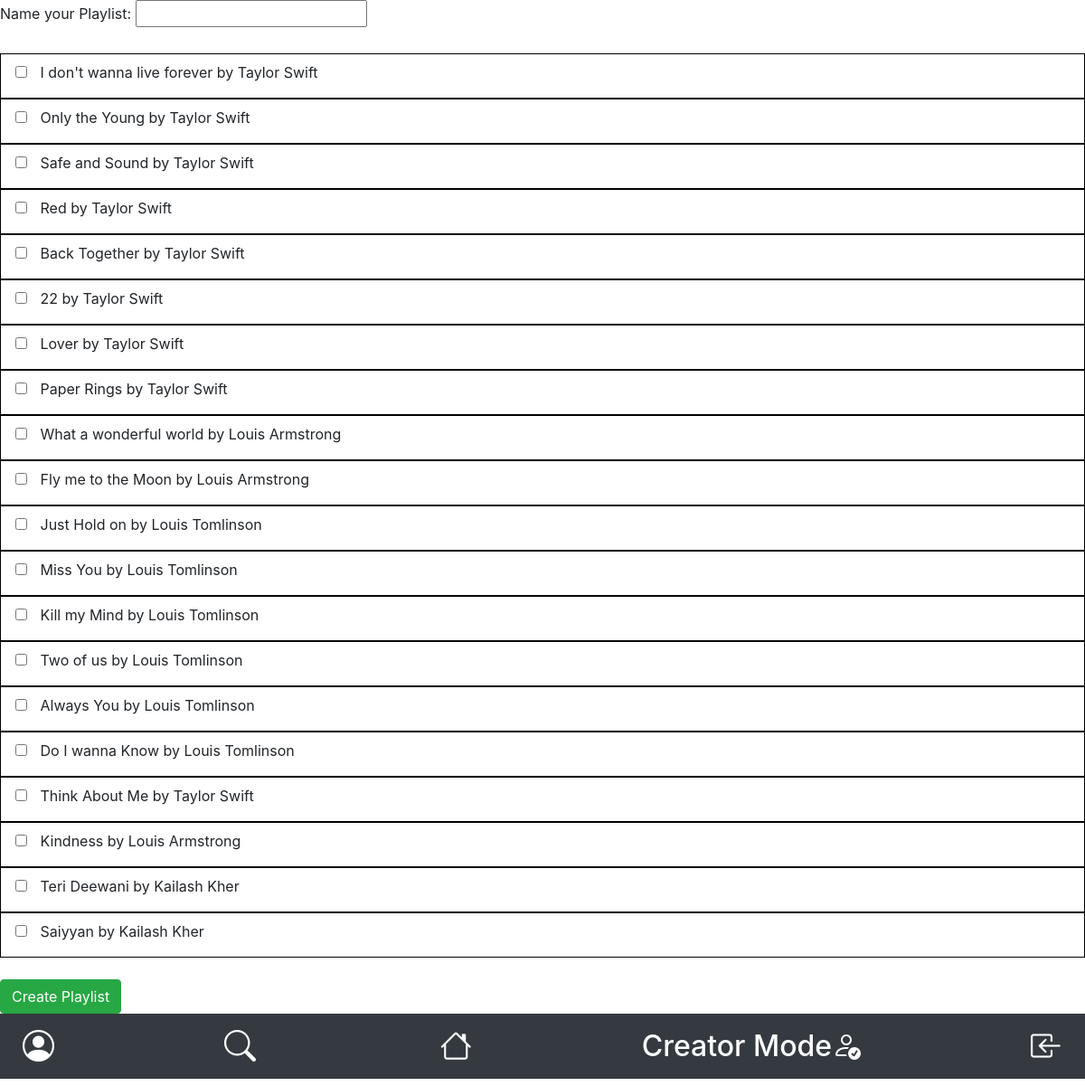
Page /create_playlist/1 (signed in) on the committed database.
### models.py (models this page shows)
class Songs(db.Model):
   song_id=db.Column(db.Integer(),primary_key=True)
   song_name=db.Column(db.String(),nullable=False)
   singer=db.Column(db.Integer(),db.ForeignKey('artist.artist_id'),nullable=False)
   album=db.Column(db.Integer(),db.ForeignKey('album.album_id'),nullable=True)
   lyrics=db.Column(db.Text(),nullable=False)
   genre=db.Column(db.String(),nullable=False)
   total_rating=db.Column(db.Integer(),default=0)
   song_path=db.Column(db.String(),nullable=False)
   timestamp=db.Column(db.DateTime, default=datetime.utcnow)
   poster=db.Column(db.String(),nullable=False)
   flag=db.Column(db.Boolean, default=False)
   plays=db.Column(db.Integer(), default=0)

class Artist(db.Model):
    artist_id=db.Column(db.Integer(),primary_key=True,autoincrement=True)
    artist_user_id=db.Column(db.Integer(),db.ForeignKey('user.user_id'),unique=True,nullable=False)
    artist_name=db.Column(db.String(),nullable=False)
    blacklisted=db.Column(db.Boolean(),default=False)
    songs=db.relationship('Songs',backref="song_by")
    albums=db.relationship('Album',backref="owner")

### app.py (the view, shortened to what this page needs)
@app.route('/create_playlist/<int:user_id>',methods=['GET','POST'])
@login_required
def create_playlist(user_id):
   status=True
   songs=Songs.query.all()
   user=User.query.filter_by(user_id=user_id).first()
   return render_template('create_playlist.html',songs=songs,user=user)

### app.py (called while the page is built)
@login_manager.user_loader
def load_user(user_id):
   return User.query.get(user_id)

### templates/create_playlist.html (shortened to what this page needs)
<!DOCTYPE html>
<html lang="en">
<head>
    <link rel="stylesheet" href="https://cdn.jsdelivr.net/npm/bootstrap@4.0.0/dist/css/bootstrap.min.css">
    <link rel="stylesheet" href="https://cdn.jsdelivr.net/npm/bootstrap-icons@1.11.1/font/bootstrap-icons.css">
</head>
<body>
    <form action="/create_playlist/{{user.user_id}}" method="POST" >
        <label for="playlist_name">Name your Playlist:</label>
        <input type="text" id="playlist_name" name="playlist_name" required> <br><br>
            {% for song in songs %}
            <nav class="navbar navbar-expand-lg bg-body-tertiary" style="border: 1px solid #000;">
                <div class="container-md">
                  <input type="checkbox" name="playlist_songs" value="{{ song.song_id }}" id="{{ song }}">
                  <label for="{{ song }}" style="margin-left: 10px;">{{song.song_name}} by {{song.song_by.artist_name}}</label>
                </div>
              </nav>
            {% endfor %}
            <br>
        <input type="submit"class="btn btn-success" value="Create Playlist">
    </form>
    <nav class="navbar fixed-bottom bg-dark mb-2 h2" style= "padding: 10px ;bottom: 0; width: 100%;">
      <div class="container-fluid">
      <a href="/profile"><i class="bi bi-person-circle" style="color:white;font-size:35px"></i></a>
      <a href="/search"><i class="bi bi-search navbar-brand" style="color:white; font-size:35px"></i></a>
      <a href="/homepage/{{current_user.user_id}}" style="color:white; font-size:35px"><i class="bi bi-house"></i></a>
      {% if current_user.creator_id is not none %}
      <a href="/creator_page/{{current_user.creator_id}}" style="color:white">Creator Mode<i class="bi bi-person-check"></i></a>
      {% else %}
      <a href="/creator_registration/{{current_user.user_id}}" style="color:white">Register as a creator<i class="bi bi-person"></i></a>
      {% endif %}
      <a href="/logout"><i class="bi bi-box-arrow-in-left" style="color:white; font-size:35px"></i></a>
      </div>
    </nav>
</body>
</html>

### templates/create_playlist.html (style rules this page uses)
body { margin-bottom: 80px; }

### rows in the picture
Songs: song_name "I don't wanna live forever", song_by.artist_name "Taylor Swift"
Songs: song_name "Only the Young", song_by.artist_name "Taylor Swift"
Songs: song_name "Safe and Sound", song_by.artist_name "Taylor Swift"
Songs: song_name "Red", song_by.artist_name "Taylor Swift"
Songs: song_name "Back Together", song_by.artist_name "Taylor Swift"
Songs: song_name "22", song_by.artist_name "Taylor Swift"
Songs: song_name "Lover", song_by.artist_name "Taylor Swift"
Songs: song_name "Paper Rings", song_by.artist_name "Taylor Swift"
Songs: song_name "What a wonderful world", song_by.artist_name "Louis Armstrong"
Songs: song_name "Fly me to the Moon", song_by.artist_name "Louis Armstrong"
Songs: song_name "Just Hold on", song_by.artist_name "Louis Tomlinson"
Songs: song_name "Miss You", song_by.artist_name "Louis Tomlinson"
Songs: song_name "Kill my Mind", song_by.artist_name "Louis Tomlinson"
Songs: song_name "Two of us", song_by.artist_name "Louis Tomlinson"
Songs: song_name "Always You", song_by.artist_name "Louis Tomlinson"
Songs: song_name "Do I wanna Know", song_by.artist_name "Louis Tomlinson"
Songs: song_name "Think About Me", song_by.artist_name "Taylor Swift"
Songs: song_name "Kindness", song_by.artist_name "Louis Armstrong"
Songs: song_name "Teri Deewani", song_by.artist_name "Kailash Kher"
Songs: song_name "Saiyyan", song_by.artist_name "Kailash Kher"
